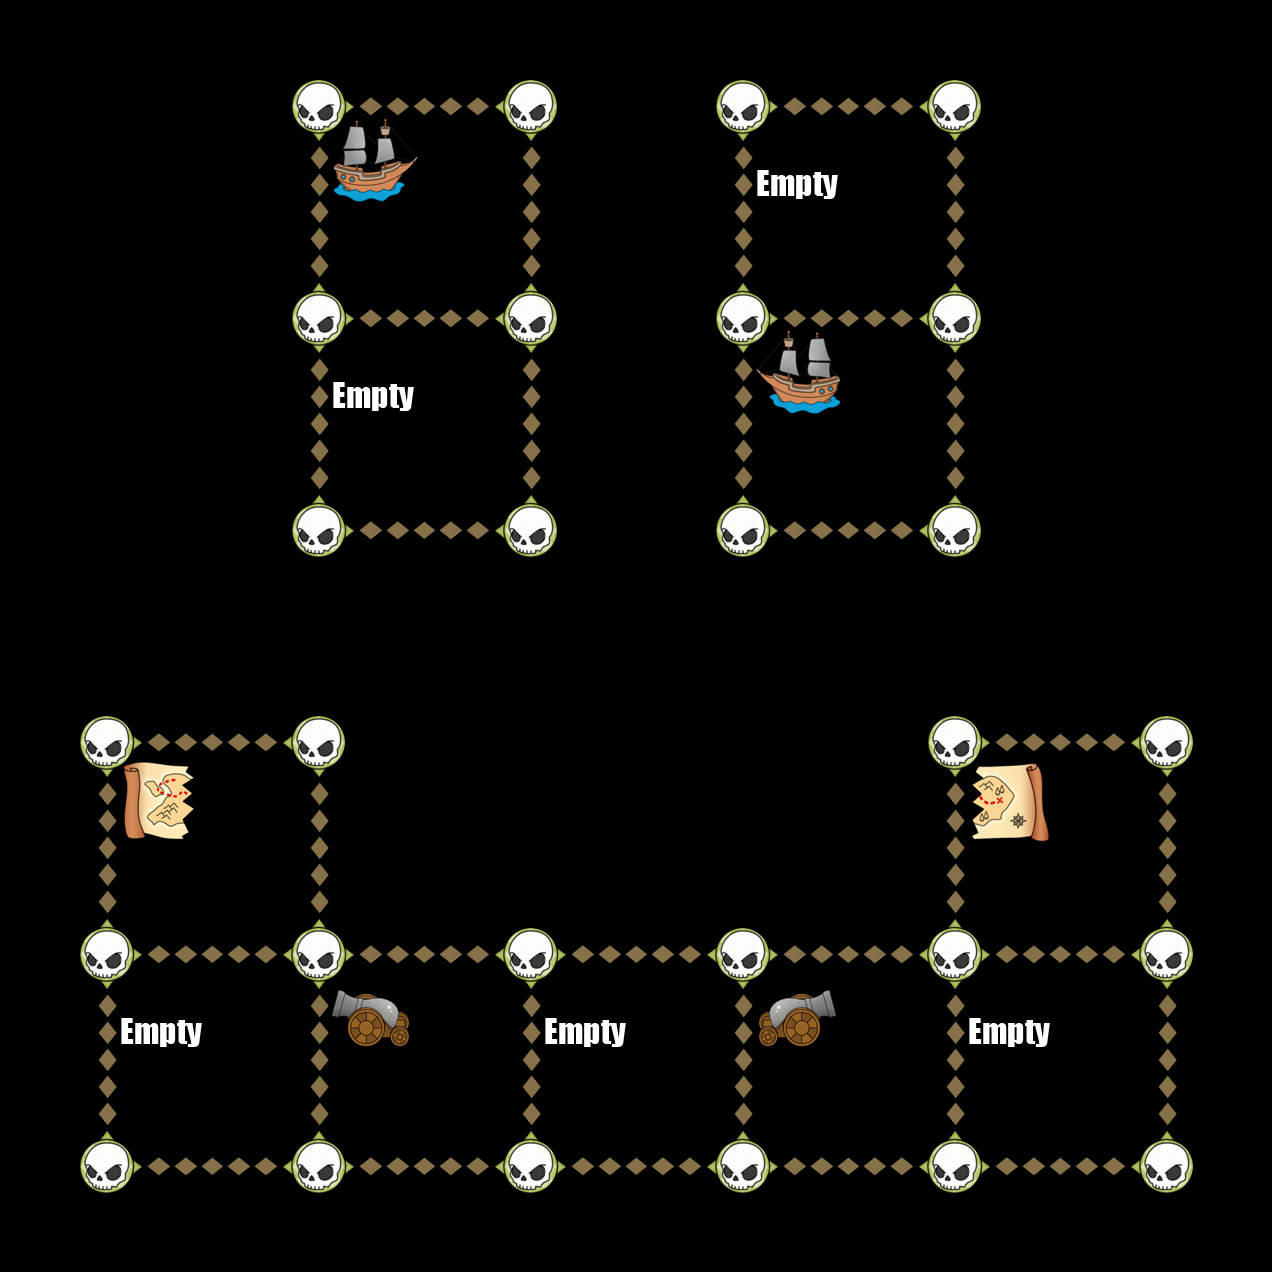

Rendered tile map (Tiled .tmx) drawn with the repository's tilesets; below, a short description and the map source with its tile grids summarised:
An orthogonal 6x6 tile map with 212x212 px tiles, 6 tile layers (Down, Up, Left, Right, ...).

<map version="1.0" orientation="orthogonal" width="6" height="6" tilewidth="212" tileheight="212">
 <tileset firstgid="1" name="TileGraphic_Final-ipadhd" tilewidth="212" tileheight="212">
  <image source="TileGraphic_Final-ipadhd.png" width="636" height="1060" />
  <tile id="0">
   <properties>
    <property name="LineFilled" value="True" />
   </properties>
  </tile>
  <tile id="2">
   <properties>
    <property name="Item" value="TreasureBox" />
   </properties>
  </tile>
  <tile id="4">
   <properties>
    <property name="RowFilled" value="True" />
   </properties>
  </tile>
  <tile id="6">
   <properties>
    <property name="Item" value="CannonLeft" />
   </properties>
  </tile>
  <tile id="7">
   <properties>
    <property name="Item" value="ShipRight" />
   </properties>
  </tile>
  <tile id="8">
   <properties>
    <property name="Item" value="MapOne" />
   </properties>
  </tile>
  <tile id="9">
   <properties>
    <property name="Item" value="CannonRight" />
   </properties>
  </tile>
  <tile id="10">
   <properties>
    <property name="Item" value="ShipLeft" />
   </properties>
  </tile>
  <tile id="11">
   <properties>
    <property name="Item" value="MapTwo" />
   </properties>
  </tile>
  <tile id="12">
   <properties>
    <property name="Item" value="Empty" />
   </properties>
  </tile>
  <tile id="13">
   <properties>
    <property name="Item" value="Skull" />
   </properties>
  </tile>
  <tile id="14">
   <properties>
    <property name="Item" value="Fog" />
   </properties>
  </tile>
 </tileset>
 <layer name="Down" width="6" height="6">
  <data>[36 cells, 18 non-empty, 1 distinct tile ids]</data>
 </layer>
 <layer name="Up" width="6" height="6">
  <data>[36 cells, 18 non-empty, 1 distinct tile ids]</data>
 </layer>
 <layer name="Left" width="6" height="6">
  <data>[36 cells, 18 non-empty, 1 distinct tile ids]</data>
 </layer>
 <layer name="Right" width="6" height="6">
  <data>[36 cells, 18 non-empty, 1 distinct tile ids]</data>
 </layer>
 <layer name="Dots" width="6" height="6">
  <data>[36 cells, 28 non-empty, 1 distinct tile ids]</data>
 </layer>
 <layer name="Items" width="6" height="6">
  <data>[36 cells, 11 non-empty, 7 distinct tile ids]</data>
 </layer>
</map>
